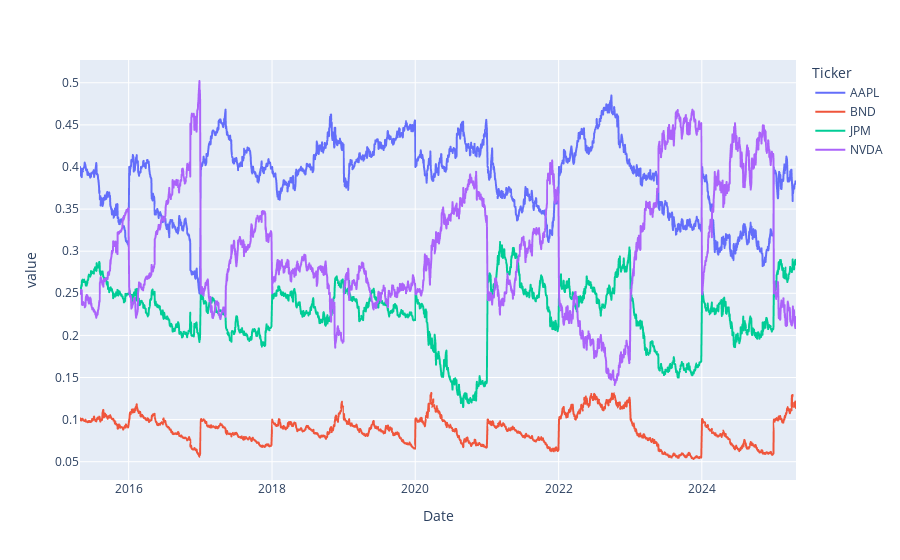

Notebook cell for this chart:
### Code cell
pxs = yf.download(["AAPL", "NVDA", "BND", "JPM"], period = "10y", progress = False)["Close"]
rx = pxs.pct_change().dropna()
nw = {"AAPL": 0.4, "BND": 0.1, "JPM": 0.25, "NVDA": 0.25}
px.line(weightsRebalancing(nw, returns_df = rx, rebalance_freq = "YE"))

### Figure 1 — Plotly figure (JSON) as saved in the notebook; plotly's stock layout.template omitted (floating-point values rounded to 4 significant figures; data arrays with more than 128 entries replaced by an {"elided": "..."} marker saying what was removed)
{"data": [{"hovertemplate": "Ticker=AAPL<br>Date=%{x}<br>value=%{y}<extra></extra>", "legendgroup": "AAPL", "line": {"color": "#636efa", "dash": "solid"}, "marker": {"symbol": "circle"}, "mode": "lines", "name": "AAPL", "showlegend": true, "type": "scattergl", "x": {"elided": "2515 str values"}, "xaxis": "x", "y": {"elided": "2515 float values"}, "yaxis": "y"}, {"hovertemplate": "Ticker=BND<br>Date=%{x}<br>value=%{y}<extra></extra>", "legendgroup": "BND", "line": {"color": "#EF553B", "dash": "solid"}, "marker": {"symbol": "circle"}, "mode": "lines", "name": "BND", "showlegend": true, "type": "scattergl", "x": {"elided": "2515 str values"}, "xaxis": "x", "y": {"elided": "2515 float values"}, "yaxis": "y"}, {"hovertemplate": "Ticker=JPM<br>Date=%{x}<br>value=%{y}<extra></extra>", "legendgroup": "JPM", "line": {"color": "#00cc96", "dash": "solid"}, "marker": {"symbol": "circle"}, "mode": "lines", "name": "JPM", "showlegend": true, "type": "scattergl", "x": {"elided": "2515 str values"}, "xaxis": "x", "y": {"elided": "2515 float values"}, "yaxis": "y"}, {"hovertemplate": "Ticker=NVDA<br>Date=%{x}<br>value=%{y}<extra></extra>", "legendgroup": "NVDA", "line": {"color": "#ab63fa", "dash": "solid"}, "marker": {"symbol": "circle"}, "mode": "lines", "name": "NVDA", "showlegend": true, "type": "scattergl", "x": {"elided": "2515 str values"}, "xaxis": "x", "y": {"elided": "2515 float values"}, "yaxis": "y"}], "layout": {"legend": {"title": {"text": "Ticker"}, "tracegroupgap": 0}, "margin": {"t": 60}, "xaxis": {"anchor": "y", "domain": [0, 1], "title": {"text": "Date"}}, "yaxis": {"anchor": "x", "domain": [0, 1], "title": {"text": "value"}}}}
